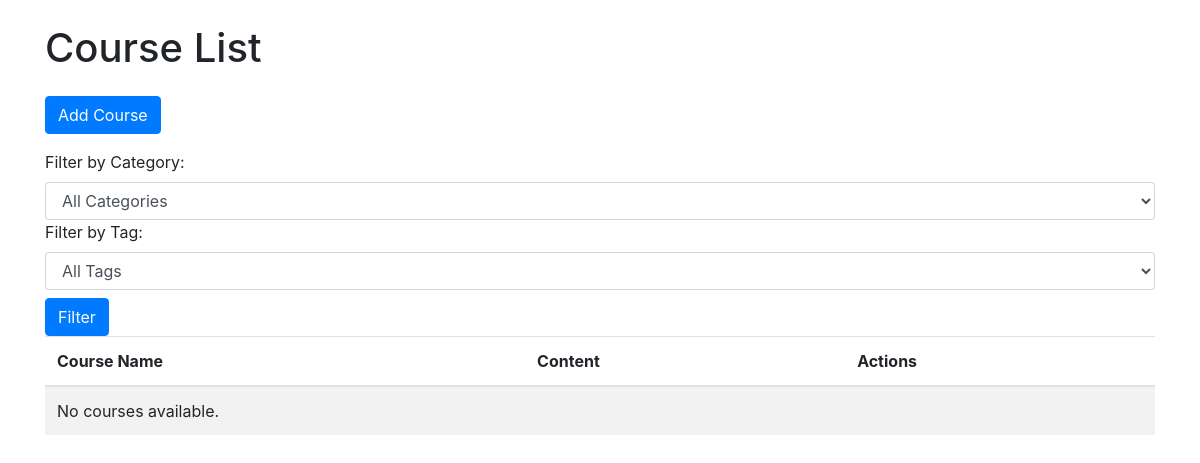
The app's page /, older data.
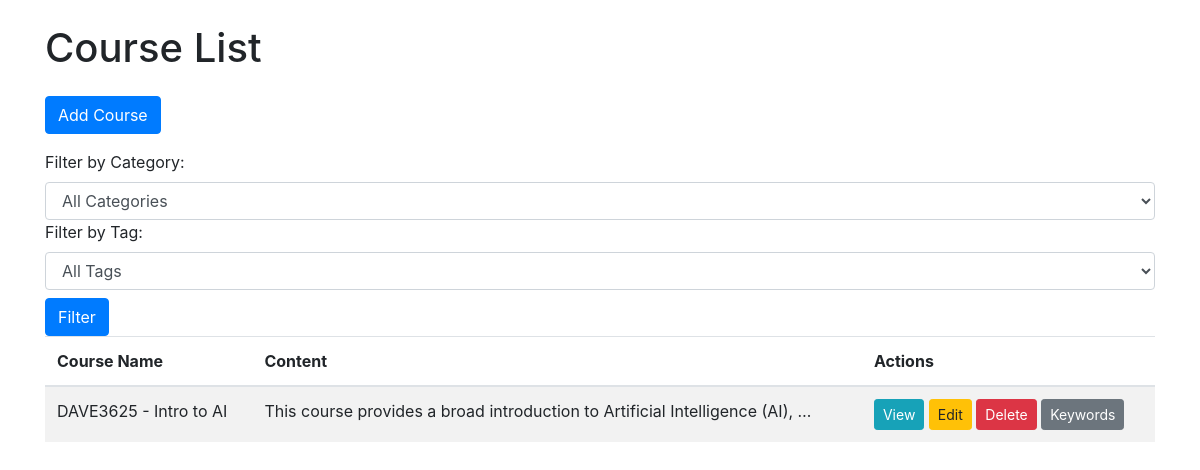
The same page, newer data.
### courses/models.py (models this page shows, shortened)
class Course(models.Model):
    name = models.CharField(max_length=200)
    content = models.TextField()
    categories = models.ManyToManyField(Category, blank=True)  # Kategorileri ilişkilendirdik
    tags = models.ManyToManyField(Tag, blank=True)  # Etiketleri ilişkilendirdik
    learned = models.TextField(blank=True, null=True)
    images = models.ImageField(upload_to='course_images/', blank=True, null=True)

### courses/views.py (the view)
# urls.py: path('', views.index, name='index'),  # Kurs listesi (index sayfası)
def index(request):
    courses = Course.objects.all()
    categories = Category.objects.all()
    tags = Tag.objects.all()
    category_id = request.GET.get('category')
    tag_id = request.GET.get('tag')
    if category_id:
        courses = courses.filter(categories__id=category_id)
    if tag_id:
        courses = courses.filter(tags__id=tag_id)
    return render(request, 'courses/index.html', {'courses': courses, 'categories': categories, 'tags': tags})

### courses/templates/courses/index.html (shortened to what this page needs)
{% extends "base.html" %}
{% block content %}
    <h1 class="my-4">Course List</h1>
    <a href="{% url 'course_create' %}" class="btn btn-primary mb-3">Add Course</a>
<form method="get">
    <label for="category">Filter by Category:</label>
    <select name="category" id="category" class="form-control">
        <option value="">All Categories</option>
    </select>
    <label for="tag">Filter by Tag:</label>
    <select name="tag" id="tag" class="form-control">
        <option value="">All Tags</option>
    </select>
    <button type="submit" class="btn btn-primary mt-2">Filter</button>
</form>
    <table class="table table-striped">
        <thead>
            <tr>
                <th scope="col">Course Name</th>
                <th scope="col">Content</th>
                <th scope="col">Actions</th>
            </tr>
        </thead>
        <tbody>
            {% for course in courses %}
            <tr>
                <td>{{ course.name }}</td>
                <td>{{ course.content|truncatewords:10 }}</td>
                <td>
                    <a href="{% url 'course_detail' course.id %}" class="btn btn-info btn-sm">View</a>
                    <a href="{% url 'course_edit' course.id %}" class="btn btn-warning btn-sm">Edit</a>
                    <a href="{% url 'course_delete' course.id %}" class="btn btn-danger btn-sm">Delete</a>
                    <a href="{% url 'keyword_list' %}?course={{ course.id }}" class="btn btn-secondary btn-sm">Keywords</a>
                </td>
            </tr>
            {% empty %}
            <tr>
                <td colspan="3">No courses available.</td>
            </tr>
            {% endfor %}
        </tbody>
    </table>
{% endblock %}

Row changes from the older to the newer data that the page shows:
added Course: name "DAVE3625 - Intro to AI", content "This course provides a broad introduction to Artificial Intelligence (AI), …"
Text that changed along with them:
text no longer shown: "No courses available."
